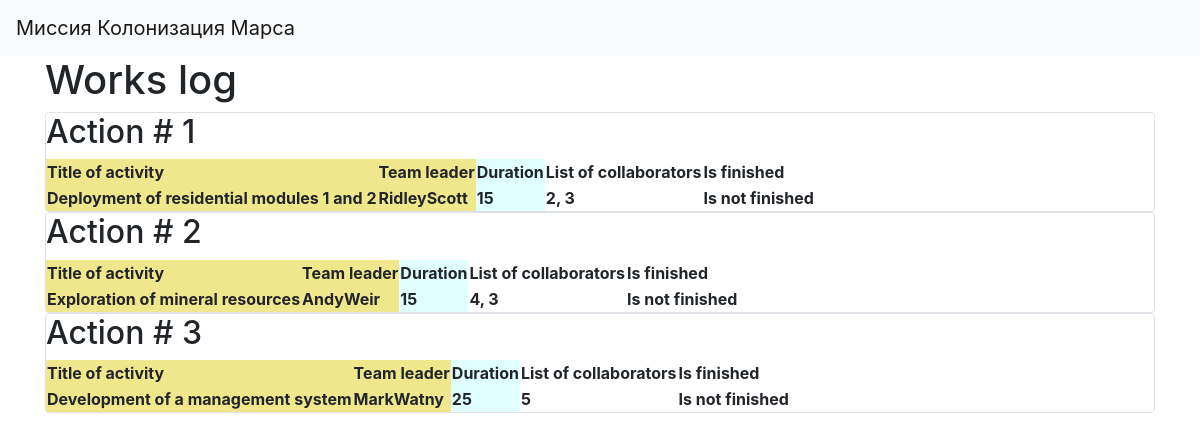
The page / on the database its author committed.
### data/jobs.py (models this page shows)
class Jobs(SqlAlchemyBase):
    __tablename__ = 'jobs'
    id = sqlalchemy.Column(sqlalchemy.Integer, primary_key=True, autoincrement=True)
    team_leader = sqlalchemy.Column(sqlalchemy.Integer, sqlalchemy.ForeignKey("users.id"))
    job = sqlalchemy.Column(sqlalchemy.String, nullable=True)
    work_size = sqlalchemy.Column(sqlalchemy.Integer, nullable=True)
    collaborators = sqlalchemy.Column(sqlalchemy.String, nullable=True)
    start_date = sqlalchemy.Column(sqlalchemy.DateTime, default=datetime.datetime.now)
    end_date = sqlalchemy.Column(sqlalchemy.DateTime, default=datetime.datetime.now)
    is_finished = sqlalchemy.Column(sqlalchemy.Boolean, nullable=True)
    team_leader1 = sqlalchemy.Column(sqlalchemy.String, default='', nullable=True)
    is_finished1 = sqlalchemy.Column(sqlalchemy.String, default='', nullable=True)
    user = orm.relation('User')

### main.py (the view)
@app.route('/')
def index():
    db_sess = db_session.create_session()
    jobs = db_sess.query(Jobs).filter(Jobs.id > 0).all()
    for i in jobs:
        if i.is_finished:
            i.is_finished1 = 'Is finished'
        else:
            i.is_finished1 = 'Is not finished'
        user = db_sess.query(User).filter(User.id == i.team_leader).first()
        i.team_leader1 = user.name + user.surname
    return render_template("index.html", jobs=jobs)

### data/db_session.py (called while the page is built)
def create_session() -> Session:
    global __factory
    return __factory()

### templates/index.html
{% extends "base.html" %}
{% block content %}
<h1>Works log</h1>
{% for item in jobs%}
<div class="col-md6 border rounded">
    <h2>Action # {{item.id}}</h2>
    <table>
  <colgroup>
    <col span="2" style="background:Khaki">
    <col style="background-color:LightCyan">
  </colgroup>
  <tr>
    <th>Title of activity</th>
    <th>Team leader</th>
    <th>Duration</th>
    <th>List of collaborators</th>
      <th>Is finished</th>
  </tr>
  <tr>
    <th>{{item.job}}</th>
    <th>{{item.team_leader1}}</th>
    <th>{{item.work_size}}</th>
    <th>{{item.collaborators}}</th>
      <th>{{item.is_finished1}}</th>
  </tr>
</table>
</div>
{% endfor %}
{% endblock %}

### templates/base.html (shortened to what this page needs)
<!doctype html>
<html lang="en">
<head>
    <link rel="stylesheet"
          href="https://stackpath.bootstrapcdn.com/bootstrap/4.4.1/css/bootstrap.min.css"
>
</head>
<body>
<header>
    <nav class="navbar navbar-light bg-light">
        <a class="navbar-brand" href="/">Миссия Колонизация Марса</a>
    </nav>
</header>
<main role="main" class="container">
    {% block content %}{% endblock %}
</main>
</body>
</html>

### rows shown on the page
Jobs: id "1", job "Deployment of residential modules 1 and 2", team_leader1 "RidleyScott", work_size "15", collaborators "2, 3", is_finished1 "Is not finished"
Jobs: id "2", job "Exploration of mineral resources", team_leader1 "AndyWeir", work_size "15", collaborators "4, 3", is_finished1 "Is not finished"
Jobs: id "3", job "Development of a management system", team_leader1 "MarkWatny", work_size "25", collaborators "5", is_finished1 "Is not finished"
